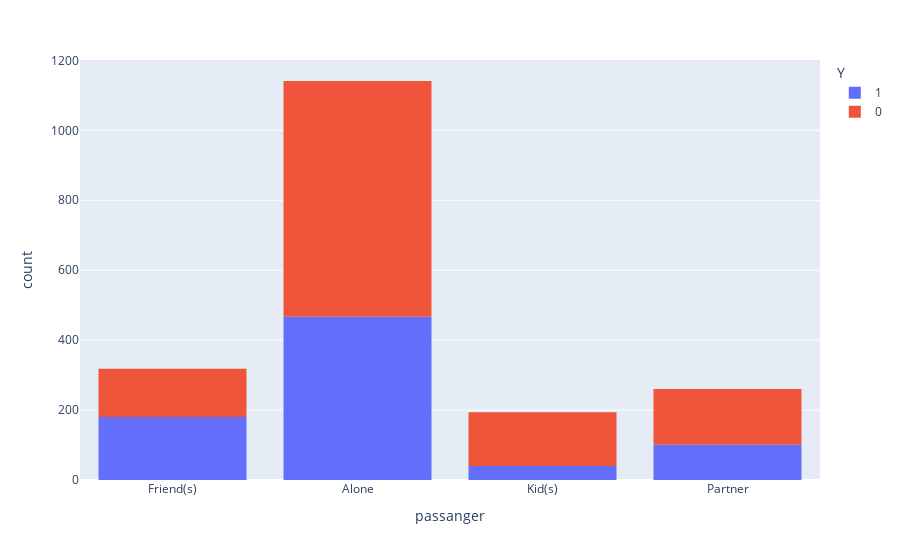
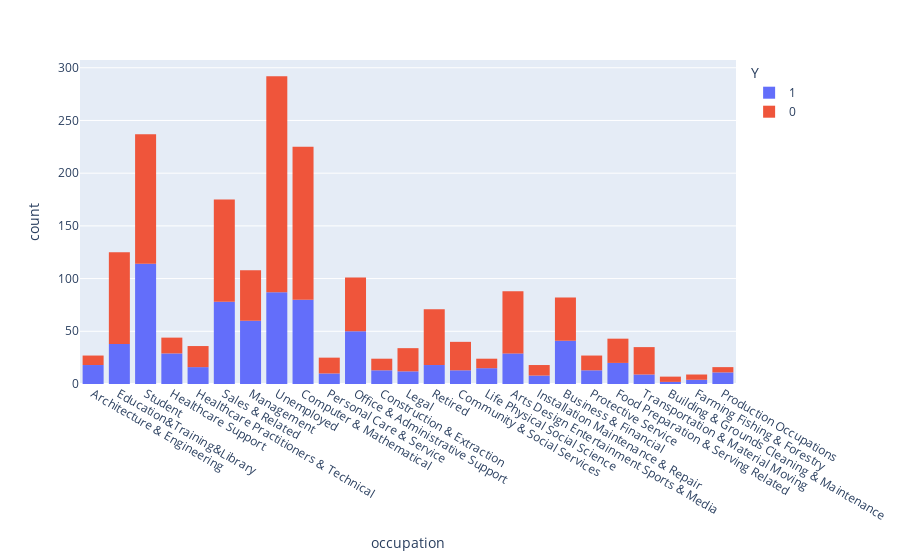

The notebook cell saved with these charts, in order:
### Markdown cell above
5. Use the same process to compare the acceptance rate between drivers who go to bars more than once a month and had passengers that were not a kid and had occupations other than farming, fishing, or forestry.

### Code cell
print(df_bar["Bar"].unique())
print(df_bar["passanger"].unique())
print(df_bar["occupation"].unique())

fig = px.histogram(df_bar, "passanger", color="Y")
fig.show()

fig = px.histogram(df_bar, "occupation", color="Y")
fig.show()

bar_values = ['1~3','gt8','4~8'] #go to bars more than once a month
passanger_values_NOT = ['Kid(s)'] # passenger that were NOT kids
occupation_values_NOT = ['Farming Fishing & Forestry'] # occupations NOT farming

accept_count_barCoupon_gt1_NotKids_NotFarming = df_bar.query(("Bar in @bar_values") and ("passanger not in @passanger_values_NOT") and ("occupation not in @occupation_values_NOT"))["Y"].sum()
print(accept_count_barCoupon_gt1_NotKids_NotFarming)
accept_rate_barCoupon_gt1_NotKids_NotFarming = accept_count_barCoupon_gt1_NotKids_NotFarming / len(df_bar["Y"])
print(accept_rate_barCoupon_gt1_NotKids_NotFarming)
new_row = pd.Series({'observations': "barCoupon_gt1_NotKids_NotFarming", 'acceptance_rate': accept_rate_barCoupon_gt1_NotKids_NotFarming})
result_df = pd.concat([result_df, new_row.to_frame().T ], ignore_index=True)
result_df.head(10)

### Figure 1 — Plotly figure (JSON) as saved in the notebook; plotly's stock layout.template omitted (floating-point values rounded to 4 significant figures; data arrays with more than 128 entries replaced by an {"elided": "..."} marker saying what was removed)
{"data": [{"alignmentgroup": "True", "bingroup": "x", "hovertemplate": "Y=1<br>passanger=%{x}<br>count=%{y}<extra></extra>", "legendgroup": "1", "marker": {"color": "#636efa", "pattern": {"shape": ""}}, "name": "1", "offsetgroup": "1", "orientation": "v", "showlegend": true, "type": "histogram", "x": {"elided": "788 str values"}, "xaxis": "x", "yaxis": "y"}, {"alignmentgroup": "True", "bingroup": "x", "hovertemplate": "Y=0<br>passanger=%{x}<br>count=%{y}<extra></extra>", "legendgroup": "0", "marker": {"color": "#EF553B", "pattern": {"shape": ""}}, "name": "0", "offsetgroup": "0", "orientation": "v", "showlegend": true, "type": "histogram", "x": {"elided": "1125 str values"}, "xaxis": "x", "yaxis": "y"}], "layout": {"barmode": "relative", "legend": {"title": {"text": "Y"}, "tracegroupgap": 0}, "margin": {"t": 60}, "xaxis": {"anchor": "y", "domain": [0, 1], "title": {"text": "passanger"}}, "yaxis": {"anchor": "x", "domain": [0, 1], "title": {"text": "count"}}}}

### Figure 2 — Plotly figure (JSON) as saved in the notebook; plotly's stock layout.template omitted (floating-point values rounded to 4 significant figures; data arrays with more than 128 entries replaced by an {"elided": "..."} marker saying what was removed)
{"data": [{"alignmentgroup": "True", "bingroup": "x", "hovertemplate": "Y=1<br>occupation=%{x}<br>count=%{y}<extra></extra>", "legendgroup": "1", "marker": {"color": "#636efa", "pattern": {"shape": ""}}, "name": "1", "offsetgroup": "1", "orientation": "v", "showlegend": true, "type": "histogram", "x": {"elided": "788 str values"}, "xaxis": "x", "yaxis": "y"}, {"alignmentgroup": "True", "bingroup": "x", "hovertemplate": "Y=0<br>occupation=%{x}<br>count=%{y}<extra></extra>", "legendgroup": "0", "marker": {"color": "#EF553B", "pattern": {"shape": ""}}, "name": "0", "offsetgroup": "0", "orientation": "v", "showlegend": true, "type": "histogram", "x": {"elided": "1125 str values"}, "xaxis": "x", "yaxis": "y"}], "layout": {"barmode": "relative", "legend": {"title": {"text": "Y"}, "tracegroupgap": 0}, "margin": {"t": 60}, "xaxis": {"anchor": "y", "domain": [0, 1], "title": {"text": "occupation"}}, "yaxis": {"anchor": "x", "domain": [0, 1], "title": {"text": "count"}}}}
